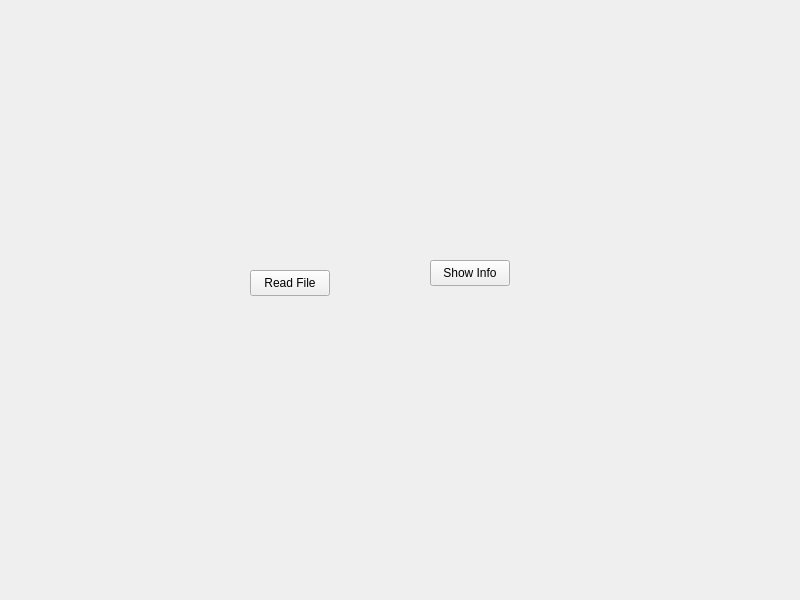
<?xml version="1.0" encoding="UTF-8"?>
<ui version="4.0">
 <class>Widget</class>
 <widget class="QWidget" name="Widget">
  <property name="geometry">
   <rect>
    <x>0</x>
    <y>0</y>
    <width>800</width>
    <height>600</height>
   </rect>
  </property>
  <property name="windowTitle">
   <string>Widget</string>
  </property>
  <widget class="QPushButton" name="readFileButton">
   <property name="geometry">
    <rect>
     <x>250</x>
     <y>270</y>
     <width>80</width>
     <height>26</height>
    </rect>
   </property>
   <property name="text">
    <string>Read File</string>
   </property>
  </widget>
  <widget class="QPushButton" name="showInfoButton">
   <property name="geometry">
    <rect>
     <x>430</x>
     <y>260</y>
     <width>80</width>
     <height>26</height>
    </rect>
   </property>
   <property name="text">
    <string>Show Info</string>
   </property>
  </widget>
 </widget>
 <resources/>
 <connections/>
</ui>
